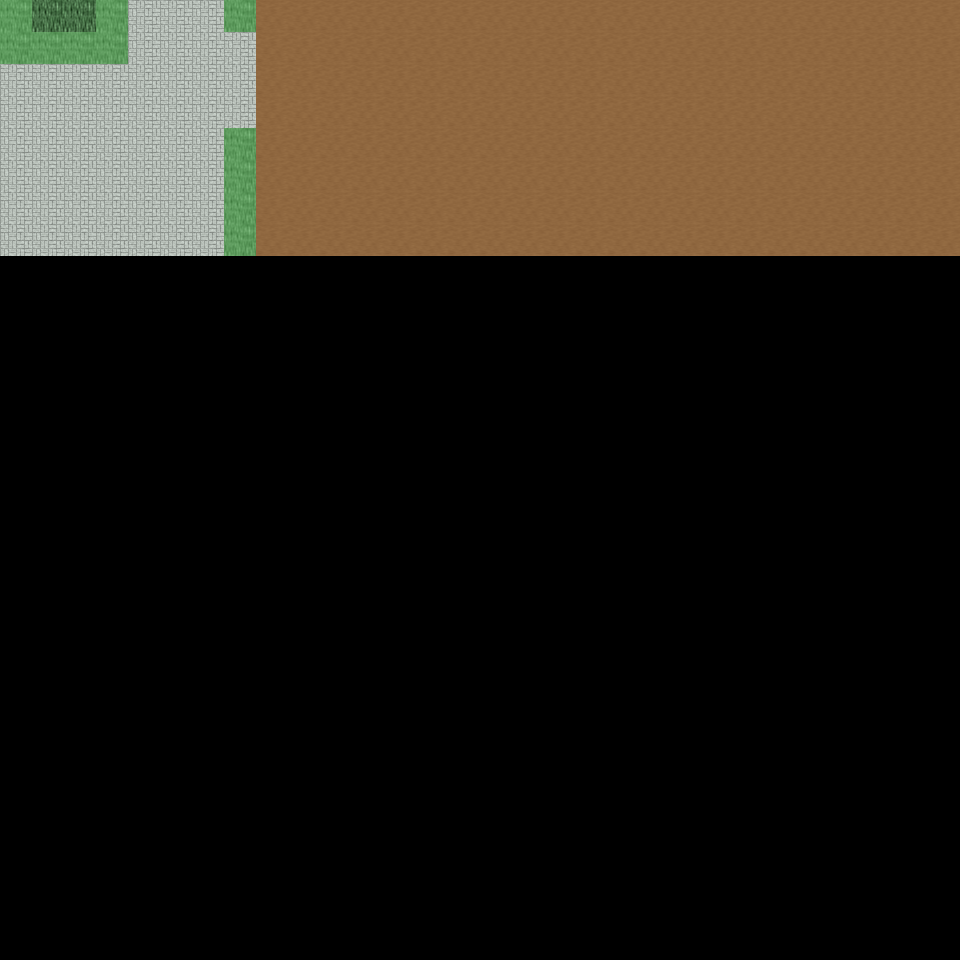

The image is a tile-based game level rendered from a .tmx file. Its description and source (layers, tilesets, objects; grid data summarised) follow:
An orthogonal 30x30 tile map with 32x32 px tiles, 6 tile layers (Ground, Object, Object2, Above, ...), 37 tilesets and 5 objects (5x mapExit).

<map version="1.0" orientation="orthogonal" renderorder="right-down" width="30" height="30" tilewidth="32" tileheight="32" nextobjectid="6">
  <tileset firstgid="1" name="tileset_ground_ground" tilewidth="32" tileheight="32" tilecount="33" columns="3">
    <image source="../drawable/tileset_ground_ground.png" width="96" height="352" />
  </tileset>
  <tileset firstgid="34" name="tileset_ground_ridge_earth_dark" tilewidth="32" tileheight="32" tilecount="96" columns="12">
    <image source="../drawable/tileset_ground_ridge_earth_dark.png" width="384" height="256" />
  </tileset>
  <tileset firstgid="130" name="tileset_logic_collision" tilewidth="32" tileheight="32" tilecount="1" columns="1">
    <image source="../drawable/tileset_logic_collision.png" width="32" height="32" />
  </tileset>
  <tileset firstgid="131" name="tileset_logic_portal" tilewidth="32" tileheight="32" tilecount="24" columns="8">
    <image source="../drawable/tileset_logic_portal.png" width="256" height="96" />
  </tileset>
  <tileset firstgid="155" name="tileset_building_fence_fence_chunky" tilewidth="32" tileheight="32" tilecount="21" columns="3">
    <image source="../drawable/tileset_building_fence_fence_chunky.png" width="96" height="224" />
  </tileset>
  <tileset firstgid="176" name="tileset_item_statue_girl_with_bird" tilewidth="32" tileheight="32" tilecount="12" columns="4">
    <image source="../drawable/tileset_item_statue_girl_with_bird.png" width="128" height="96" />
  </tileset>
  <tileset firstgid="188" name="tileset_plant_bush_hosta" tilewidth="32" tileheight="32" tilecount="9" columns="3">
    <image source="../drawable/tileset_plant_bush_hosta.png" width="96" height="96" />
  </tileset>
  <tileset firstgid="197" name="tileset_logic_item_sheepfood" tilewidth="32" tileheight="32" tilecount="1" columns="1">
    <image source="../drawable/tileset_logic_item_sheepfood.png" width="32" height="32" />
  </tileset>
  <tileset firstgid="198" name="tileset_ground_rock_rocks_3" tilewidth="32" tileheight="32" tilecount="16" columns="4">
    <image source="../drawable/tileset_ground_rock_rocks_3.png" width="128" height="128" />
  </tileset>
  <tileset firstgid="214" name="tileset_item_statue_crystal_statues" tilewidth="32" tileheight="32" tilecount="12" columns="6">
    <image source="../drawable/tileset_item_statue_crystal_statues.png" width="192" height="64" />
  </tileset>
  <tileset firstgid="226" name="tileset_plant_tree_maple_tree" tilewidth="32" tileheight="32" tilecount="72" columns="8">
    <image source="../drawable/tileset_plant_tree_maple_tree.png" width="256" height="288" />
  </tileset>
  <tileset firstgid="298" name="tileset_plant_stump_small_stump" tilewidth="32" tileheight="32" tilecount="4" columns="2">
    <image source="../drawable/tileset_plant_stump_small_stump.png" width="64" height="64" />
  </tileset>
  <tileset firstgid="302" name="tileset_item_statue_plants_potted_stone" tilewidth="32" tileheight="32" tilecount="6" columns="3">
    <image source="../drawable/tileset_item_statue_plants_potted_stone.png" width="96" height="64" />
  </tileset>
  <tileset firstgid="308" name="tileset_logic_creature_sheep" tilewidth="32" tileheight="32" tilecount="1" columns="1">
    <image source="../drawable/tileset_logic_creature_sheep.png" width="32" height="32" />
  </tileset>
  <tileset firstgid="309" name="tileset_furniture_chair_bench_white" tilewidth="32" tileheight="32" tilecount="8" columns="2">
    <image source="../drawable/tileset_furniture_chair_bench_white.png" width="64" height="128" />
  </tileset>
  <tileset firstgid="317" name="tileset_furniture_sink_dark_side_on" tilewidth="32" tileheight="32" tilecount="6" columns="3">
    <image source="../drawable/tileset_furniture_sink_dark_side_on.png" width="96" height="64" />
  </tileset>
  <tileset firstgid="323" name="tileset_object_birds" tilewidth="32" tileheight="32" tilecount="4" columns="2">
    <image source="../drawable/tileset_object_birds.png" width="64" height="64" />
  </tileset>
  <tileset firstgid="327" name="tileset_logic_creature_animal" tilewidth="32" tileheight="32" tilecount="32" columns="8">
    <image source="../drawable/tileset_logic_creature_animal.png" width="256" height="128" />
  </tileset>
  <tileset firstgid="359" name="tileset_ground_earth_edges" tilewidth="32" tileheight="32" tilecount="18" columns="6">
    <image source="../drawable/tileset_ground_earth_edges.png" width="192" height="96" />
  </tileset>
  <tileset firstgid="377" name="tileset_ground_grass_corners" tilewidth="32" tileheight="32" tilecount="24" columns="6">
    <image source="../drawable/tileset_ground_grass_corners.png" width="192" height="128" />
  </tileset>
  <tileset firstgid="401" name="tileset_building_stairs_stairs_grey" tilewidth="32" tileheight="32" tilecount="6" columns="3">
    <image source="../drawable/tileset_building_stairs_stairs_grey.png" width="96" height="64" />
  </tileset>
  <tileset firstgid="407" name="tileset_logic_creature_ent" tilewidth="32" tileheight="32" tilecount="4" columns="4">
    <image source="../drawable/tileset_logic_creature_ent.png" width="128" height="32" />
  </tileset>
  <tileset firstgid="411" name="tileset_plant_tree_pine_tree" tilewidth="32" tileheight="32" tilecount="20" columns="4">
    <image source="../drawable/tileset_plant_tree_pine_tree.png" width="128" height="160" />
  </tileset>
  <tileset firstgid="431" name="tileset_plant_tree_oak_tree" tilewidth="32" tileheight="32" tilecount="20" columns="4">
    <image source="../drawable/tileset_plant_tree_oak_tree.png" width="128" height="160" />
  </tileset>
  <tileset firstgid="451" name="tileset_plant_tree_chestnut_tree" tilewidth="32" tileheight="32" tilecount="20" columns="4">
    <image source="../drawable/tileset_plant_tree_chestnut_tree.png" width="128" height="160" />
  </tileset>
  <tileset firstgid="471" name="tileset_building_thatched_roof_cottage1" tilewidth="32" tileheight="32" tilecount="20" columns="4">
    <image source="../drawable/tileset_building_thatched_roof_cottage1.png" width="128" height="160" />
  </tileset>
  <tileset firstgid="491" name="tileset_building_thatched_roof_cottage2" tilewidth="32" tileheight="32" tilecount="20" columns="4">
    <image source="../drawable/tileset_building_thatched_roof_cottage2.png" width="128" height="160" />
  </tileset>
  <tileset firstgid="511" name="tileset_logic_item_vegetable" tilewidth="32" tileheight="32" tilecount="16" columns="8">
    <image source="../drawable/tileset_logic_item_vegetable.png" width="256" height="64" />
  </tileset>
  <tileset firstgid="527" name="tileset_object_well" tilewidth="32" tileheight="32" tilecount="4" columns="2">
    <image source="../drawable/tileset_object_well.png" width="64" height="64" />
  </tileset>
  <tileset firstgid="531" name="tileset_plant_flower_flower_bed_1" tilewidth="32" tileheight="32" tilecount="35" columns="7">
    <image source="../drawable/tileset_plant_flower_flower_bed_1.png" width="224" height="160" />
  </tileset>
  <tileset firstgid="566" name="tileset_plant_flower_small_flower_bed" tilewidth="32" tileheight="32" tilecount="12" columns="3">
    <image source="../drawable/tileset_plant_flower_small_flower_bed.png" width="96" height="128" />
  </tileset>
  <tileset firstgid="578" name="tileset_plant_flower_small_flower_bed_2" tilewidth="32" tileheight="32" tilecount="12" columns="3">
    <image source="../drawable/tileset_plant_flower_small_flower_bed_2.png" width="96" height="128" />
  </tileset>
  <tileset firstgid="590" name="tileset_plant_flower_foxgloves" tilewidth="32" tileheight="32" tilecount="4" columns="2">
    <image source="../drawable/tileset_plant_flower_foxgloves.png" width="64" height="64" />
  </tileset>
  <tileset firstgid="594" name="tileset_plant_flower_hothouse_flowers" tilewidth="32" tileheight="32" tilecount="72" columns="6">
    <image source="../drawable/tileset_plant_flower_hothouse_flowers.png" width="192" height="384" />
  </tileset>
  <tileset firstgid="666" name="tileset_plant_bush_bush_mult_colored" tilewidth="32" tileheight="32" tilecount="6" columns="3">
    <image source="../drawable/tileset_plant_bush_bush_mult_colored.png" width="96" height="64" />
  </tileset>
  <tileset firstgid="672" name="tileset_object_ents" tilewidth="32" tileheight="32" tilecount="50" columns="5">
    <image source="../drawable/tileset_object_ents.png" width="160" height="320" />
  </tileset>
  <tileset firstgid="722" name="tileset_ground_green_paving" tilewidth="32" tileheight="32" tilecount="18" columns="3">
    <image source="../drawable/tileset_ground_green_paving.png" width="96" height="192" />
  </tileset>
  <layer name="Ground" width="30" height="30">
    <data>[900 cells, 240 non-empty, 3 distinct tile ids]</data>
  </layer>
  <layer name="Object" width="30" height="30">
    <data>[900 cells, 11 non-empty, 4 distinct tile ids]</data>
  </layer>
  <layer name="Object2" width="30" height="30">
    <data>[900 cells, 1 non-empty, 1 distinct tile ids]</data>
  </layer>
  <layer name="Above" width="30" height="30">
    <data>[900 cells, 0 non-empty, 0 distinct tile ids]</data>
  </layer>
  <layer name="Above2" width="30" height="30">
    <data>[900 cells, 0 non-empty, 0 distinct tile ids]</data>
  </layer>
  <layer name="Walkable" width="30" height="30">
    <data>[900 cells, 11 non-empty, 1 distinct tile ids]</data>
  </layer>
  <objectgroup name="MapEvents">
    <object id="1" name="north" type="mapExit" x="32" y="0" width="64" height="32">
      <properties>
        <property name="map" value="level_0_x188_y11" />
        <property name="x" value="1" />
        <property name="y" value="28" />
      </properties>
    </object>
    <object id="2" name="north2" type="mapExit" x="128" y="0" width="96" height="32">
      <properties>
        <property name="map" value="level_0_x188_y11" />
        <property name="x" value="4" />
        <property name="y" value="28" />
      </properties>
    </object>
    <object id="3" name="north3" type="mapExit" x="256" y="0" width="704" height="32">
      <properties>
        <property name="map" value="level_0_x188_y11" />
        <property name="x" value="8" />
        <property name="y" value="28" />
      </properties>
    </object>
    <object id="4" name="west" type="mapExit" x="0" y="64" width="32" height="896">
      <properties>
        <property name="map" value="level_0_x187_y12" />
        <property name="x" value="28" />
        <property name="y" value="2" />
      </properties>
    </object>
    <object id="5" name="east" type="mapExit" x="928" y="0" width="32" height="960">
      <properties>
        <property name="map" value="level_0_x189_y12" />
        <property name="x" value="1" />
        <property name="y" value="0" />
      </properties>
    </object>
  </objectgroup>
</map>
